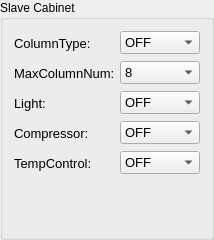
      <widget class="QGroupBox" name="groupBox_slaveCabinet">
       <property name="maximumSize">
        <size>
         <width>208</width>
         <height>16777215</height>
        </size>
       </property>
       <property name="title">
        <string>Slave Cabinet</string>
       </property>
       <layout class="QVBoxLayout" name="verticalLayout_8">
        <item>
         <layout class="QHBoxLayout" name="horizontalLayout_44">
          <item>
           <widget class="QLabel" name="subchannel_label">
            <property name="minimumSize">
             <size>
              <width>100</width>
              <height>24</height>
             </size>
            </property>
            <property name="maximumSize">
             <size>
              <width>100</width>
              <height>16777215</height>
             </size>
            </property>
            <property name="styleSheet">
             <string notr="true">font: 10pt ;</string>
            </property>
            <property name="text">
             <string>ColumnType:</string>
            </property>
           </widget>
          </item>
          <item>
           <widget class="QComboBox" name="subchannel_comboBox">
            <property name="minimumSize">
             <size>
              <width>80</width>
              <height>0</height>
             </size>
            </property>
            <property name="maximumSize">
             <size>
              <width>80</width>
              <height>16777215</height>
             </size>
            </property>
            <property name="styleSheet">
             <string notr="true">font: 10pt ;</string>
            </property>
            <property name="currentIndex">
             <number>0</number>
            </property>
            <item>
             <property name="text">
              <string>OFF</string>
             </property>
            </item>
            <item>
             <property name="text">
              <string>Spring</string>
             </property>
            </item>
            <item>
             <property name="text">
              <string>Lifter</string>
             </property>
            </item>
            <item>
             <property name="text">
              <string>Lift+C</string>
             </property>
            </item>
            <item>
             <property name="text">
              <string>Lift+S</string>
             </property>
            </item>
           </widget>
          </item>
         </layout>
        </item>
        <item>
         <layout class="QHBoxLayout" name="horizontalLayout_12">
          <item>
           <widget class="QLabel" name="subBinChannelType_label">
            <property name="minimumSize">
             <size>
              <width>100</width>
              <height>24</height>
             </size>
            </property>
            <property name="maximumSize">
             <size>
              <width>100</width>
              <height>16777215</height>
             </size>
            </property>
            <property name="styleSheet">
             <string notr="true">font: 10pt ;</string>
            </property>
            <property name="text">
             <string>MaxColumnNum:</string>
            </property>
           </widget>
          </item>
          <item>
           <widget class="QComboBox" name="subBinChannelType_comboBox">
            <property name="minimumSize">
             <size>
              <width>80</width>
              <height>0</height>
             </size>
            </property>
            <property name="maximumSize">
             <size>
              <width>80</width>
              <height>16777215</height>
             </size>
            </property>
            <property name="styleSheet">
             <string notr="true">font: 10pt ;</string>
            </property>
            <property name="currentIndex">
             <number>0</number>
            </property>
            <item>
             <property name="text">
              <string>8</string>
             </property>
            </item>
            <item>
             <property name="text">
              <string>10</string>
             </property>
            </item>
           </widget>
          </item>
         </layout>
        </item>
        <item>
         <layout class="QHBoxLayout" name="horizontalLayout_52">
          <item>
           <widget class="QLabel" name="labelSlaveLightOpen">
            <property name="minimumSize">
             <size>
              <width>100</width>
              <height>24</height>
             </size>
            </property>
            <property name="maximumSize">
             <size>
              <width>100</width>
              <height>16777215</height>
             </size>
            </property>
            <property name="styleSheet">
             <string notr="true">font: 10pt ;</string>
            </property>
            <property name="text">
             <string>Light:</string>
            </property>
           </widget>
          </item>
          <item>
           <widget class="QComboBox" name="comboBoxSlaveLightOpen">
            <property name="minimumSize">
             <size>
              <width>80</width>
              <height>0</height>
             </size>
            </property>
            <property name="maximumSize">
             <size>
              <width>80</width>
              <height>16777215</height>
             </size>
            </property>
            <property name="styleSheet">
             <string notr="true">font: 10pt ;</string>
            </property>
            <property name="currentIndex">
             <number>0</number>
            </property>
            <item>
             <property name="text">
              <string>OFF</string>
             </property>
            </item>
            <item>
             <property name="text">
              <string>ON</string>
             </property>
            </item>
           </widget>
          </item>
         </layout>
        </item>
        <item>
         <layout class="QHBoxLayout" name="horizontalLayout_53">
          <item>
           <widget class="QLabel" name="labelSlaveCompressorOpen">
            <property name="minimumSize">
             <size>
              <width>100</width>
              <height>24</height>
             </size>
            </property>
            <property name="maximumSize">
             <size>
              <width>100</width>
              <height>16777215</height>
             </size>
            </property>
            <property name="styleSheet">
             <string notr="true">font: 10pt ;</string>
            </property>
            <property name="text">
             <string>Compressor:</string>
            </property>
           </widget>
          </item>
          <item>
           <widget class="QComboBox" name="comboBoxSlaveCompressorOpen">
            <property name="minimumSize">
             <size>
              <width>80</width>
              <height>0</height>
             </size>
            </property>
            <property name="maximumSize">
             <size>
              <width>80</width>
              <height>16777215</height>
             </size>
            </property>
            <property name="styleSheet">
             <string notr="true">font: 10pt ;</string>
            </property>
            <property name="currentIndex">
             <number>0</number>
            </property>
            <item>
             <property name="text">
              <string>OFF</string>
             </property>
            </item>
            <item>
             <property name="text">
              <string>ON</string>
             </property>
            </item>
           </widget>
          </item>
         </layout>
        </item>
        <item>
         <layout class="QHBoxLayout" name="horizontalLayout_54">
          <item>
           <widget class="QLabel" name="labelSlaveTempControl">
            <property name="minimumSize">
             <size>
              <width>100</width>
              <height>24</height>
             </size>
            </property>
            <property name="maximumSize">
             <size>
              <width>100</width>
              <height>16777215</height>
             </size>
            </property>
            <property name="styleSheet">
             <string notr="true">font: 10pt ;</string>
            </property>
            <property name="text">
             <string>TempControl:</string>
            </property>
           </widget>
          </item>
          <item>
           <widget class="QComboBox" name="comboBoxSlaveTempControl">
            <property name="minimumSize">
             <size>
              <width>80</width>
              <height>0</height>
             </size>
            </property>
            <property name="maximumSize">
             <size>
              <width>80</width>
              <height>16777215</height>
             </size>
            </property>
            <property name="styleSheet">
             <string notr="true">font: 10pt ;</string>
            </property>
            <property name="currentIndex">
             <number>0</number>
            </property>
            <item>
             <property name="text">
              <string>OFF</string>
             </property>
            </item>
            <item>
             <property name="text">
              <string>ON</string>
             </property>
            </item>
           </widget>
          </item>
         </layout>
        </item>
        <item>
         <spacer name="verticalSpacer_4">
          <property name="orientation">
           <enum>Qt::Vertical</enum>
          </property>
          <property name="sizeHint" stdset="0">
           <size>
            <width>20</width>
            <height>51</height>
           </size>
          </property>
         </spacer>
        </item>
       </layout>
      </widget>
